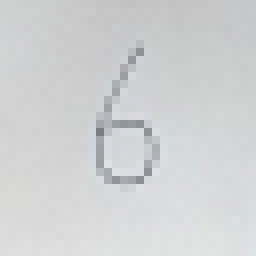
#> input picture TRAIN/331[6].png, 32 x 32 px (shown 8 times larger); its folder holds 4 pictures in this run
$ python run_dbn.py   (older library calls are emulated)
#> lines starting #> are read from the running program, lines starting #| are printed output that depends on the picture
### utility.py
import time
from datetime import datetime
import os
import numpy as np
from matplotlib import pyplot as plt
import re
from sklearn import metrics
from scipy.ndimage import convolve, gaussian_filter, gaussian_filter1d
from skimage import restoration
from PIL import Image


__last_tic = None
IMAGE_SIZE = (32, 32)
EPS = 1e-10
LABELLED_REGEX = re.compile("\d+\[(?P<digit>\d)\]\.\w+")


def tic():
    global __last_tic
    __last_tic = time.time()


# [4 lines left out: function toc, not called in this run]


def log(*args, **kwargs):
    print("[%s]" % str(datetime.now())[:-7], *args, **kwargs)


def to_binary(arr: np.ndarray, axis=-1) -> np.ndarray:
    return np.unpackbits(arr, axis)


# [24 lines left out: functions one_hot_encoding, plot_rbm_features, not called in this run]


def quantization(arr: np.ndarray, step: int=8) -> np.ndarray:
    return ((arr / step).astype(int) * step).astype(arr.dtype)


def image_preprocess(arr: np.ndarray) -> np.ndarray:
    return restoration.denoise_tv_chambolle(quantization(arr, 4), weight=0.1)
    # [4 lines of commented-out code are left out]


def read_data(path: str, size):
    """
    read data from the given directory
    :param path: source directory path. All files (not recursively) in this directory will be transversed
    :param size: resize the image to the given size
    :return: two ndarray, data (n, size[0], size[1]) and label (n, )
    """
#> called with path = 'TRAIN', size = (32, 32)
    data_list = []
    label_list = []
    for filename in sorted(os.listdir(path)):
        match = LABELLED_REGEX.match(filename)
        if match:
            image = Image.open(os.path.join(path, filename)).convert("L").resize(size)
            _ = image_preprocess(np.asarray(image))
#> in image_preprocess, `return restoration.denoise_tv_chambolle(quantization(arr, 4), weight=0..`:
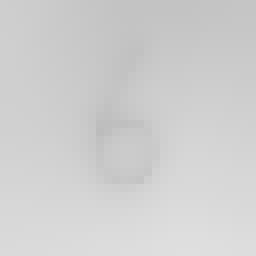
#> returned value: shape (32, 32) float64 (shown 8 times larger); min 0.74, max 0.875, mean 0.815
            # Image.fromarray((_ * 255).astype(np.uint8)).save(os.path.join("PREPROCESSED", filename))
            data_list.append(_)
            label_list.append(int(match.group("digit")))
        else:
            log("Unrecognized filename format: %s" % filename)
#> pass 2 of the loop in read_data, `for filename in sorted(os.listdir(path)):`:
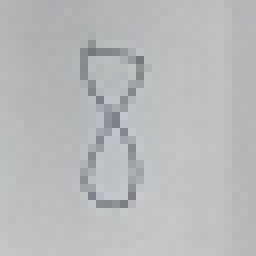
#> input picture TRAIN/343[8].png, 32 x 32 px (shown 8 times larger)
#> in image_preprocess (call 2), `return restoration.denoise_tv_chambolle(quantization(arr, 4), weight=0..`:
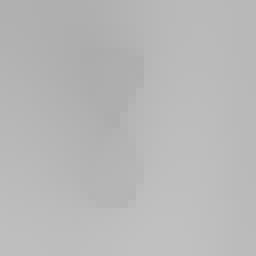
#> returned value: shape (32, 32) float64 (shown 8 times larger); min 0.676, max 0.757, mean 0.722
#> pass 3 of the loop in read_data, `for filename in sorted(os.listdir(path)):`:
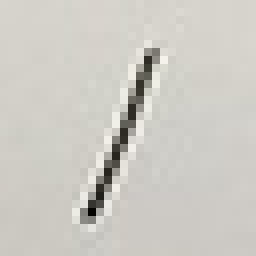
#> input picture TRAIN/426[1].jpg, 32 x 32 px (shown 8 times larger)
#> in image_preprocess (call 3), `return restoration.denoise_tv_chambolle(quantization(arr, 4), weight=0..`:
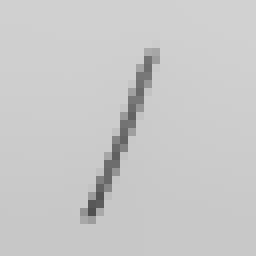
#> returned value: shape (32, 32) float64 (shown 8 times larger); min 0.315, max 0.823, mean 0.787
#> the loop made 4 passes; the first 3 are shown
    return np.asarray(data_list, np.float64), np.asarray(label_list, np.float64)


# [68 lines left out: functions evaluate, fit_and_predict, min_max_normalize, nudge_dataset, not called in this run]


# [5 lines that do not run on import are left out]

### run_dbn.py
from dbn.tensorflow import SupervisedDBNClassification
import numpy as np
from utility import *


def main():
    train_data, train_label = read_data("TRAIN", IMAGE_SIZE)
    test_data, test_label = read_data("TEST", IMAGE_SIZE)

    # flat data
    flatten_train_data = train_data.reshape(np.size(train_data, 0), -1)
    flatten_test_data = test_data.reshape(np.size(test_data, 0), -1)

    flatten_train_data, train_label = nudge_dataset(flatten_train_data, train_label)

    # flatten_train_data = np.concatenate([flatten_train_data, gaussian_filter1d(flatten_train_data, sigma=0.5)])
    # train_label = np.concatenate([train_label for _ in range(2)])

    # normalize data
    flatten_train_data = min_max_normalize(flatten_train_data)
    flatten_test_data = min_max_normalize(flatten_test_data)

    expanded_train_data = np.expand_dims(flatten_train_data.reshape((-1,) + IMAGE_SIZE), -1)
    expanded_test_data = np.expand_dims(flatten_test_data.reshape((-1, ) + IMAGE_SIZE), -1)

    dbn = SupervisedDBNClassification(hidden_layers_structure=[128, 64], learning_rate_rbm=0.001, learning_rate=0.001, n_epochs_rbm=20, n_iter_backprop=10000, batch_size=32, activation_function='relu', dropout_p=0.2)
    dbn.fit(flatten_train_data, train_label)
    evaluate(np.asarray(list(dbn.predict(flatten_test_data))), test_label, "DBN")


def example():
    np.random.seed(1337)  # for reproducibility
    from sklearn.datasets import load_digits
    from sklearn.model_selection import train_test_split
    from sklearn.metrics.classification import accuracy_score

    from dbn.tensorflow import SupervisedDBNClassification

    # Loading dataset
    digits = load_digits()
    X, Y = digits.data, digits.target

    # Data scaling
    X = (X / 16).astype(np.float32)

    # Splitting data
    X_train, X_test, Y_train, Y_test = train_test_split(X, Y, test_size=0.2, random_state=0)

    # Training
    classifier = SupervisedDBNClassification(hidden_layers_structure=[256, 256],
                                             learning_rate_rbm=0.05,
                                             learning_rate=0.1,
                                             n_epochs_rbm=10,
                                             n_iter_backprop=100,
                                             batch_size=32,
                                             activation_function='relu',
                                             dropout_p=0.2)
    print(X_train.shape, Y_train.shape)
    classifier.fit(X_train, Y_train)

    # Test
    Y_pred = np.asarray(list(classifier.predict(X_test)))
    print('Done.\nAccuracy: %f' % accuracy_score(Y_test, Y_pred))

if __name__ == '__main__':
#> (the run stopped early here; a loop or call above may not have finished)
